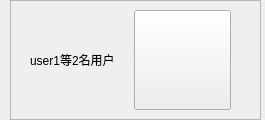
<?xml version="1.0" encoding="UTF-8"?>
<ui version="4.0">
 <class>RbMonitorNextPageButton</class>
 <widget class="QWidget" name="RbMonitorNextPageButton">
  <property name="geometry">
   <rect>
    <x>0</x>
    <y>0</y>
    <width>265</width>
    <height>120</height>
   </rect>
  </property>
  <property name="minimumSize">
   <size>
    <width>265</width>
    <height>120</height>
   </size>
  </property>
  <property name="maximumSize">
   <size>
    <width>265</width>
    <height>120</height>
   </size>
  </property>
  <property name="windowTitle">
   <string>SimLaparo</string>
  </property>
  <widget class="QFrame" name="backgroundFrame">
   <property name="geometry">
    <rect>
     <x>10</x>
     <y>0</y>
     <width>251</width>
     <height>120</height>
    </rect>
   </property>
   <property name="frameShape">
    <enum>QFrame::StyledPanel</enum>
   </property>
   <property name="frameShadow">
    <enum>QFrame::Raised</enum>
   </property>
   <layout class="QHBoxLayout" name="horizontalLayout_2">
    <item>
     <layout class="QHBoxLayout" name="horizontalLayout">
      <item>
       <spacer name="horizontalSpacer_2">
        <property name="orientation">
         <enum>Qt::Horizontal</enum>
        </property>
        <property name="sizeType">
         <enum>QSizePolicy::Fixed</enum>
        </property>
        <property name="sizeHint" stdset="0">
         <size>
          <width>10</width>
          <height>20</height>
         </size>
        </property>
       </spacer>
      </item>
      <item>
       <widget class="QLabel" name="label">
        <property name="text">
         <string>user1等2名用户</string>
        </property>
       </widget>
      </item>
      <item>
       <widget class="QPushButton" name="nextPageBtn">
        <property name="sizePolicy">
         <sizepolicy hsizetype="Minimum" vsizetype="Preferred">
          <horstretch>0</horstretch>
          <verstretch>0</verstretch>
         </sizepolicy>
        </property>
        <property name="text">
         <string/>
        </property>
       </widget>
      </item>
      <item>
       <spacer name="horizontalSpacer">
        <property name="orientation">
         <enum>Qt::Horizontal</enum>
        </property>
        <property name="sizeType">
         <enum>QSizePolicy::Fixed</enum>
        </property>
        <property name="sizeHint" stdset="0">
         <size>
          <width>20</width>
          <height>20</height>
         </size>
        </property>
       </spacer>
      </item>
     </layout>
    </item>
   </layout>
  </widget>
 </widget>
 <resources/>
 <connections/>
</ui>
